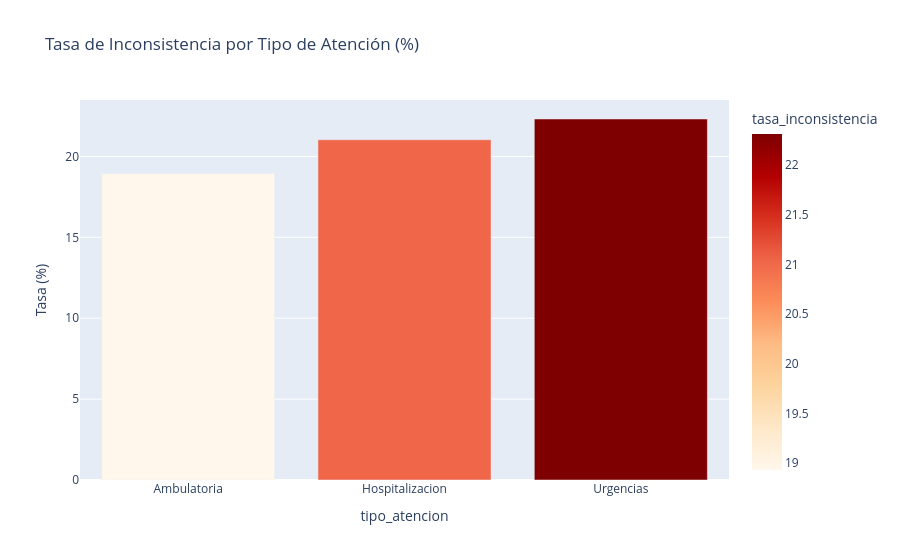

The notebook cell saved with this chart:
### Markdown cell above
### 9.5 Inconsistencias por Tipo de Atención

### Code cell
cruce_at_tipo = cruce_at.merge(
    atenciones[['id_atencion', 'tipo_atencion']], on='id_atencion', how='left', suffixes=('', '_dup')
)
# Tasa de inconsistencia por tipo
tipo_stats = cruce_at.merge(atenciones[['id_atencion', 'tipo_atencion']], on='id_atencion', how='left')
tipo_summary = tipo_stats.groupby('tipo_atencion')['resultado'].apply(
    lambda x: (x == 'INCONSISTENTE').mean() * 100
).reset_index()
tipo_summary.columns = ['tipo_atencion', 'tasa_inconsistencia']

fig = px.bar(
    tipo_summary, x='tipo_atencion', y='tasa_inconsistencia',
    title='Tasa de Inconsistencia por Tipo de Atención (%)',
    color='tasa_inconsistencia', color_continuous_scale='OrRd'
)
fig.update_layout(yaxis_title='Tasa (%)')
fig.show()

### Figure 1 — Plotly figure (JSON) as saved in the notebook; plotly's stock layout.template omitted (floating-point values rounded to 4 significant figures)
{"data": [{"hovertemplate": "tipo_atencion=%{x}<br>tasa_inconsistencia=%{marker.color}<extra></extra>", "legendgroup": "", "marker": {"color": [18.93, 21.03, 22.31], "coloraxis": "coloraxis", "pattern": {"shape": ""}}, "name": "", "orientation": "v", "showlegend": false, "textposition": "auto", "type": "bar", "x": ["Ambulatoria", "Hospitalizacion", "Urgencias"], "xaxis": "x", "y": [18.93, 21.03, 22.31], "yaxis": "y"}], "layout": {"barmode": "relative", "coloraxis": {"autocolorscale": false, "colorbar": {"title": {"text": "tasa_inconsistencia"}}, "colorscale": [[0, "rgb(255,247,236)"], [0.125, "rgb(254,232,200)"], [0.25, "rgb(253,212,158)"], [0.375, "rgb(253,187,132)"], [0.5, "rgb(252,141,89)"], [0.625, "rgb(239,101,72)"], [0.75, "rgb(215,48,31)"], [0.875, "rgb(179,0,0)"], [1, "rgb(127,0,0)"]]}, "legend": {"tracegroupgap": 0}, "title": {"text": "Tasa de Inconsistencia por Tipo de Atención (%)"}, "xaxis": {"anchor": "y", "domain": [0, 1], "title": {"text": "tipo_atencion"}}, "yaxis": {"anchor": "x", "domain": [0, 1], "title": {"text": "Tasa (%)"}}}}
